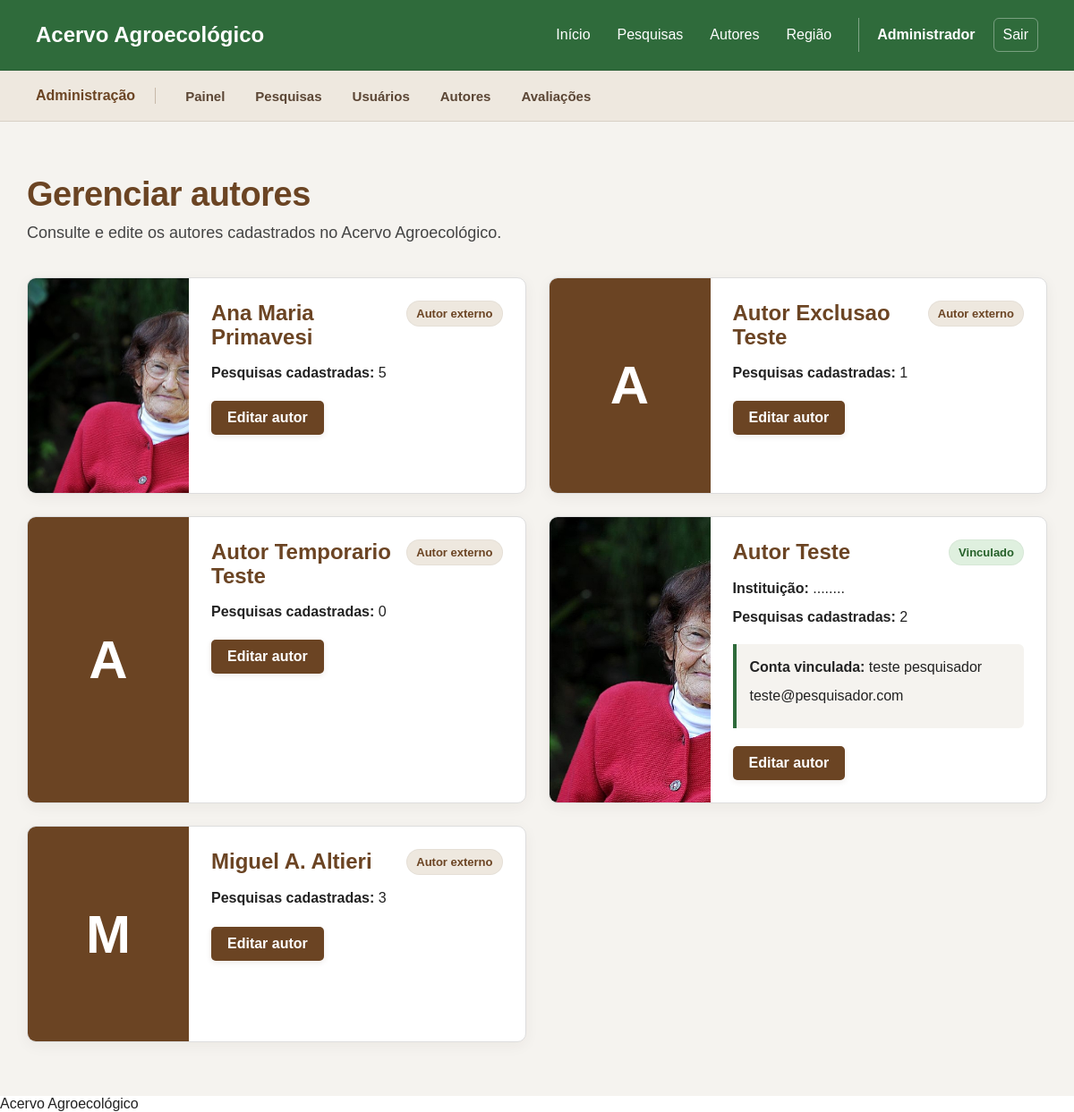
/admin/autores.php (signed in), run on the app's committed database.
### tables this page shows
CREATE TABLE `autores` (
  `id` int(11) NOT NULL,
  `usuario_id` int(11) DEFAULT NULL,
  `nome` varchar(150) NOT NULL,
  `foto` varchar(255) DEFAULT NULL,
  `biografia` text DEFAULT NULL,
  `instituicao` varchar(150) DEFAULT NULL
);

CREATE TABLE `usuarios` (
  `id` int(11) NOT NULL,
  `nome` varchar(150) NOT NULL,
  `email` varchar(150) NOT NULL,
  `senha` varchar(255) NOT NULL,
  `tipo` enum('usuario','pesquisador','administrador') NOT NULL,
  `instituicao` varchar(150) DEFAULT NULL,
  `foto_perfil` varchar(255) DEFAULT NULL,
  `ativo` tinyint(1) NOT NULL DEFAULT 1,
  `dataCadastro` datetime NOT NULL DEFAULT current_timestamp()
);

### admin/autores.php (the view, shortened to what this page needs)
<?php
require_once "../includes/conexao.php";
$itensPorPagina = 6;
$paginaAtual =
    filter_input(
        INPUT_GET,
        "pagina",
        FILTER_VALIDATE_INT
    );
if (
    $paginaAtual === false ||
    $paginaAtual === null ||
    $paginaAtual < 1
) {
    $paginaAtual = 1;
}
$offset =
    ($paginaAtual - 1) *
    $itensPorPagina;
$sql = "
    SELECT
        a.id,
        a.nome,
        a.foto,
        a.biografia,
        a.instituicao,
        a.usuario_id,
        u.nome AS usuario_nome,
        u.email AS usuario_email,
        COUNT(p.id) AS quantidade_pesquisas
    FROM autores a
    LEFT JOIN usuarios u
        ON u.id = a.usuario_id
    LEFT JOIN pesquisas p
        ON p.autor_id = a.id
    GROUP BY
        a.id,
        a.nome,
        a.foto,
        a.biografia,
        a.instituicao,
        a.usuario_id,
        u.nome,
        u.email
    ORDER BY a.nome
    LIMIT ?
    OFFSET ?
";
$stmt =
    $conn->prepare($sql);
$stmt->bind_param(
    "ii",
    $itensPorPagina,
    $offset
);
$stmt->execute();
$resultado =
    $stmt->get_result();
require_once "../includes/header.php";
require_once "../includes/menu.php";
?>
<main class="pagina-autores-admin">
    <section class="conteudo-autores-admin">
        <div class="cabecalho-autores-admin">
            <div>
                <h1>
                    Gerenciar autores
                </h1>
                <p>
                    Consulte e edite os autores cadastrados
                    no Acervo Agroecológico.
                </p>
            </div>
        </div>
        <?php if ($resultado->num_rows === 0) : ?>
            <div class="sem-autores-admin">
                <h2>
                    Nenhum autor cadastrado
                </h2>
                <p>
                    Ainda não existem autores
                    registrados no sistema.
                </p>
            </div>
        <?php else : ?>
            <div class="cards-autores-admin">
                <?php
                while (
                    $autor =
                    $resultado->fetch_assoc()
                ) :
                ?>
                    <article class="card-autor-admin">
                        <div class="foto-autor-admin">
                            <?php
                            if (
                                !empty(
                                    $autor["foto"]
                                )
                            ) :
                            ?>
                                <img
                                    src="<?php
                                    echo htmlspecialchars(
                                        $autor["foto"]
                                    );
                                    ?>"
                                    alt="<?php
                                    echo htmlspecialchars(
                                        $autor["nome"]
                                    );
                                    ?>"
                                >
                            <?php else : ?>
                                <div class="autor-sem-foto-admin">
                                    <?php
                                    echo strtoupper(
                                        mb_substr(
                                            $autor["nome"],
                                            0,
                                            1
                                        )
                                    );
                                    ?>
                                </div>
                            <?php endif; ?>
                        </div>
                        <div class="dados-autor-admin">
                            <div class="topo-card-autor-admin">
                                <h2>
                                    <?php
                                    echo htmlspecialchars(
                                        $autor["nome"]
                                    );
                                    ?>
                                </h2>
                                <?php
                                if (
                                    $autor["usuario_id"] !== null
                                ) :
                                ?>
                                    <span
                                        class="status-vinculo vinculado"
                                    >
                                        Vinculado
                                    </span>
                                <?php else : ?>
                                    <span
                                        class="status-vinculo nao-vinculado"
                                    >
                                        Autor externo
                                    </span>
                                <?php endif; ?>
                            </div>
                            <?php
                            if (
                                !empty(
                                    $autor["instituicao"]
                                )
                            ) :
                            ?>
                                <p>
                                    <strong>
                                        Instituição:
                                    </strong>
                                    <?php
                                    echo htmlspecialchars(
                                        $autor[
                                            "instituicao"
                                        ]
                                    );
                                    ?>
                                </p>
                            <?php endif; ?>
                            <p>
                                <strong>
                                    Pesquisas cadastradas:
                                </strong>
                                <?php
                                echo (int)$autor[
                                    "quantidade_pesquisas"
                                ];
                                ?>
                            </p>
                            <?php
                            if (
                                $autor["usuario_id"] !== null
                            ) :
                            ?>
                                <div class="vinculo-pesquisador">
                                    <p>
                                        <strong>
                                            Conta vinculada:
                                        </strong>
                                        <?php
                                        echo htmlspecialchars(
                                            $autor[
                                                "usuario_nome"
                                            ]
                                        );
                                        ?>
                                    </p>
                                    <p>
                                        <?php
                                        echo htmlspecialchars(
                                            $autor[
                                                "usuario_email"
                                            ]
                                        );
                                        ?>
                                    </p>
                                </div>
                            <?php endif; ?>
                            <div class="acoes-autor-admin">
                                <a
                                    href="editarAutor.php?id=<?php
                                    echo $autor["id"];
                                    ?>"
                                    class="botao-editar-autor"
                                >
                                    Editar autor
                                </a>
                            </div>
                        </div>
                    </article>
                <?php endwhile; ?>
            </div>
        <?php endif; ?>
    </section>
</main>
<?php
require_once "../includes/footer.php";
?>

### css/style.css (style rules this page uses)
* { margin: 0; padding: 0; box-sizing: border-box; }
body { font-family: Arial, sans-serif; background-color: #ffffff; color: #222222; }

### css/autoresAdmin.css (style rules this page uses)
.pagina-autores-admin { min-height: calc(100vh - 80px); padding: 60px 30px; background-color: #f5f3ef; }
.conteudo-autores-admin { width: 100%; max-width: 1200px; margin: 0 auto; }
.cabecalho-autores-admin { margin-bottom: 35px; }
.cabecalho-autores-admin h1 { margin-bottom: 8px; color: #6b4423; font-size: 38px; }
.cabecalho-autores-admin p { font-size: 18px; }
.cards-autores-admin { display: grid; grid-template-columns: repeat(2, minmax(0, 1fr)); gap: 25px; }
.card-autor-admin { display: grid; grid-template-columns: 180px 1fr; overflow: hidden; background-color: #ffffff; border: 1px solid #dddddd; border-radius: 10px; }
.foto-autor-admin { width: 180px; height: 100%; min-height: 240px; overflow: hidden; background-color: #eee8df; }
.foto-autor-admin img { width: 100%; height: 100%; display: block; object-fit: cover; }
.autor-sem-foto-admin { width: 100%; height: 100%; display: flex; align-items: center; justify-content: center; background-color: #6b4423; color: #ffffff; font-size: 60px; font-weight: bold; }
.dados-autor-admin { padding: 25px; }
.topo-card-autor-admin { display: flex; justify-content: space-between; align-items: flex-start; gap: 15px; margin-bottom: 15px; }
.topo-card-autor-admin h2 { color: #6b4423; }
.status-vinculo { display: inline-block; padding: 6px 10px; border-radius: 20px; font-size: 13px; font-weight: bold; white-space: nowrap; }
.vinculado { background-color: #dff0df; color: #256029; }
.nao-vinculado { background-color: #eee8df; color: #6b4423; }
.dados-autor-admin p { margin-bottom: 10px; line-height: 1.4; }
.vinculo-pesquisador { margin-top: 18px; padding: 15px; background-color: #f5f3ef; border-left: 4px solid #2f6b3b; }
.acoes-autor-admin { margin-top: 20px; }
.botao-editar-autor { display: inline-block; padding: 10px 18px; background-color: #6b4423; color: #ffffff; border-radius: 5px; font-weight: bold; text-decoration: none; }
.cabecalho-autores-admin h1, .cabecalho-editar-autor h1 { letter-spacing: -0.5px; }
.cabecalho-autores-admin p, .cabecalho-editar-autor p { color: #444444; line-height: 1.55; }
.card-autor-admin, .sem-autores-admin, .formulario-editar-autor { box-shadow: 0 4px 16px rgba(60, 40, 20, 0.05); }
.card-autor-admin { transition: transform 0.18s ease, box-shadow 0.18s ease, border-color 0.18s ease; }
.foto-autor-admin img { transition: transform 0.25s ease; }
.topo-card-autor-admin h2 { line-height: 1.15; }
.status-vinculo { border: 1px solid rgba(0, 0, 0, 0.04); }
.vinculo-pesquisador { border-radius: 0 6px 6px 0; }
.botao-editar-autor { box-shadow: 0 2px 6px rgba(80, 50, 25, 0.10); transition: background-color 0.18s ease, transform 0.18s ease, box-shadow 0.18s ease; }

### data on the page
autores: foto (picture), nome "Ana Maria Primavesi", shows "Autor externo", autor "5"
autores: nome "A", nome "Autor Exclusao Teste", shows "Autor externo", autor "1"
autores: nome "A", nome "Autor Temporario Teste", shows "Autor externo", autor "0"
autores: foto (picture), nome "Autor Teste", shows "Vinculado", instituicao "........", autor "2", usuario.nome "teste pesquisador", usuario.email "teste@pesquisador.com"
autores: nome "M", nome "Miguel A. Altieri", shows "Autor externo", autor "3"

### other printed values
$_SESSION["usuario_nome"] "Administrador"
